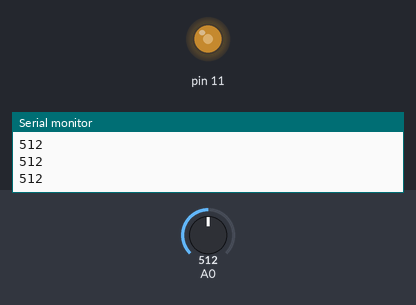
A sketch run on a simulated Arduino Uno, built with avr-gcc and run on an emulated ATmega328P. Shown: output pins drawn as LEDs (lit = HIGH), the last lines printed to the serial monitor. The test bench sets the inputs (shaded band); at power-on: A0 = 512.

Above: at 1.2 s.
1.3 s: A0 set to 716
At 1.6 s:
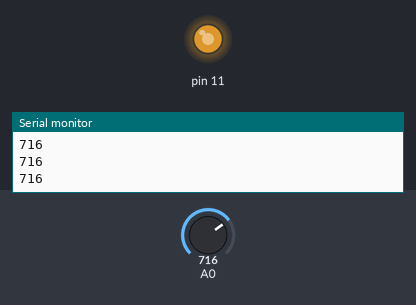
2.8 s: A0 set to 900
At 4.0 s:
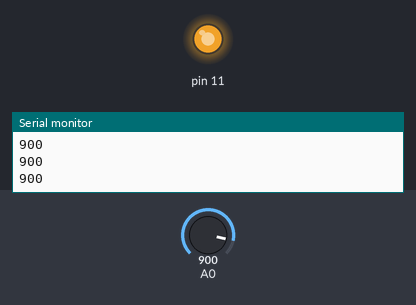
4.3 s: A0 set to 122
At 5.1 s:
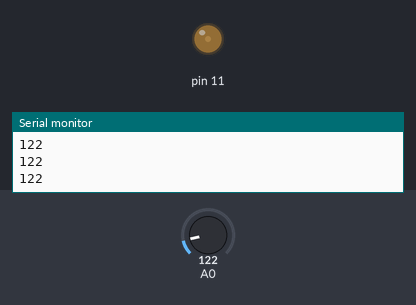
5.8 s: A0 set to 0
At 6.2 s:
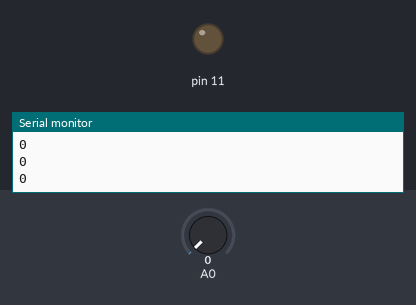
7.3 s: A0 set to 511
At 8.6 s:
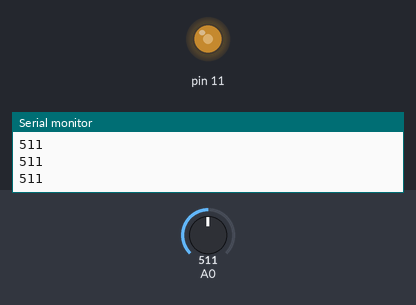
Timing chart, 0 to 9.8 s (numbered marks = the images above; inputs shaded):
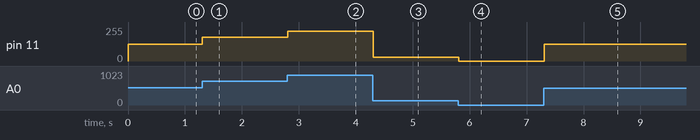

Measured:
- after the input at 1.3 s, pin 11: 127/255 → 178/255 at once
- after the input at 2.8 s, pin 11: 178/255 → 224/255 at once
- after the input at 4.3 s, pin 11: 224/255 → 30/255 at once
- after the input at 5.8 s, pin 11: 30/255 → 0/255 at once
- after the input at 7.3 s, pin 11: 0/255 → 127/255 at once

The sketch:

dimmer.ino
```cpp
void setup() {
  // put your setup code here, to run once:
  Serial.begin(9600);
  pinMode(A0, INPUT);
}

void loop() {
  // put your main code here, to run repeatedly:
  int value = analogRead(A0);
  Serial.println(value);

  int brightness = map(value, 0, 1023, 0, 255);
  analogWrite(11, brightness);
}
```
